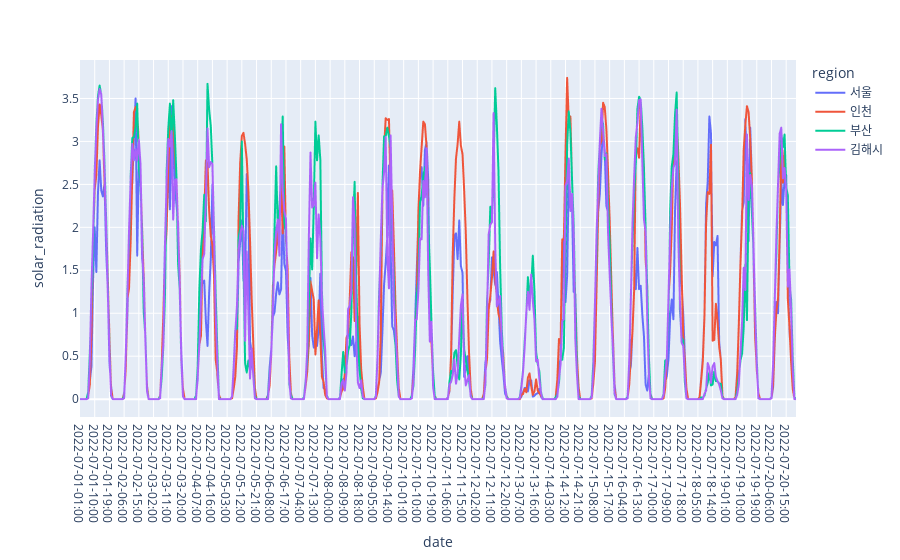

The cell this chart's notebook holds for it:
### Code cell
df.query("date >= '2022-07-01-01:00' and date <= '2022-07-20-23:00' and region in @reg2").drop_duplicates()\
.plot(backend='plotly',x='date',y='solar_radiation',color='region')

### Figure 1 — Plotly figure (JSON) as saved in the notebook; plotly's stock layout.template omitted (floating-point values rounded to 4 significant figures; data arrays with more than 128 entries replaced by an {"elided": "..."} marker saying what was removed)
{"data": [{"hovertemplate": "region=서울<br>date=%{x}<br>solar_radiation=%{y}<extra></extra>", "legendgroup": "서울", "line": {"color": "#636efa", "dash": "solid"}, "marker": {"symbol": "circle"}, "mode": "lines", "name": "서울", "showlegend": true, "type": "scattergl", "x": {"elided": "439 str values"}, "xaxis": "x", "y": {"elided": "439 float values"}, "yaxis": "y"}, {"hovertemplate": "region=인천<br>date=%{x}<br>solar_radiation=%{y}<extra></extra>", "legendgroup": "인천", "line": {"color": "#EF553B", "dash": "solid"}, "marker": {"symbol": "circle"}, "mode": "lines", "name": "인천", "showlegend": true, "type": "scattergl", "x": {"elided": "439 str values"}, "xaxis": "x", "y": {"elided": "439 float values"}, "yaxis": "y"}, {"hovertemplate": "region=부산<br>date=%{x}<br>solar_radiation=%{y}<extra></extra>", "legendgroup": "부산", "line": {"color": "#00cc96", "dash": "solid"}, "marker": {"symbol": "circle"}, "mode": "lines", "name": "부산", "showlegend": true, "type": "scattergl", "x": {"elided": "439 str values"}, "xaxis": "x", "y": {"elided": "439 float values"}, "yaxis": "y"}, {"hovertemplate": "region=김해시<br>date=%{x}<br>solar_radiation=%{y}<extra></extra>", "legendgroup": "김해시", "line": {"color": "#ab63fa", "dash": "solid"}, "marker": {"symbol": "circle"}, "mode": "lines", "name": "김해시", "showlegend": true, "type": "scattergl", "x": {"elided": "439 str values"}, "xaxis": "x", "y": {"elided": "439 float values"}, "yaxis": "y"}], "layout": {"autosize": true, "legend": {"title": {"text": "region"}, "tracegroupgap": 0}, "margin": {"t": 60}, "xaxis": {"anchor": "y", "autorange": true, "domain": [0, 1], "range": [0, 438], "title": {"text": "date"}, "type": "category"}, "yaxis": {"anchor": "x", "autorange": true, "domain": [0, 1], "range": [-0.2078, 3.948], "title": {"text": "solar_radiation"}, "type": "linear"}}}
